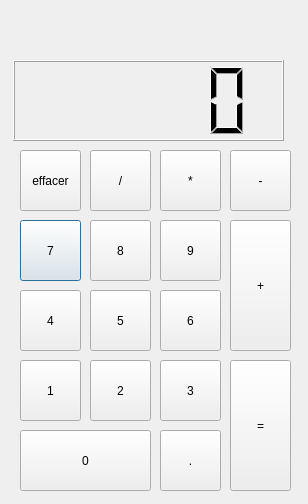
<?xml version="1.0" encoding="UTF-8"?>
<ui version="4.0">
 <class>Dialog</class>
 <widget class="QDialog" name="Dialog">
  <property name="geometry">
   <rect>
    <x>0</x>
    <y>0</y>
    <width>308</width>
    <height>504</height>
   </rect>
  </property>
  <property name="windowTitle">
   <string>Dialog</string>
  </property>
  <widget class="QPushButton" name="sept">
   <property name="geometry">
    <rect>
     <x>20</x>
     <y>220</y>
     <width>61</width>
     <height>61</height>
    </rect>
   </property>
   <property name="text">
    <string>7</string>
   </property>
  </widget>
  <widget class="QPushButton" name="huit">
   <property name="geometry">
    <rect>
     <x>90</x>
     <y>220</y>
     <width>61</width>
     <height>61</height>
    </rect>
   </property>
   <property name="text">
    <string>8</string>
   </property>
  </widget>
  <widget class="QPushButton" name="six">
   <property name="geometry">
    <rect>
     <x>160</x>
     <y>290</y>
     <width>61</width>
     <height>61</height>
    </rect>
   </property>
   <property name="text">
    <string>6</string>
   </property>
  </widget>
  <widget class="QPushButton" name="quatre">
   <property name="geometry">
    <rect>
     <x>20</x>
     <y>290</y>
     <width>61</width>
     <height>61</height>
    </rect>
   </property>
   <property name="text">
    <string>4</string>
   </property>
  </widget>
  <widget class="QPushButton" name="cinq">
   <property name="geometry">
    <rect>
     <x>90</x>
     <y>290</y>
     <width>61</width>
     <height>61</height>
    </rect>
   </property>
   <property name="text">
    <string>5</string>
   </property>
  </widget>
  <widget class="QPushButton" name="trois">
   <property name="geometry">
    <rect>
     <x>160</x>
     <y>360</y>
     <width>61</width>
     <height>61</height>
    </rect>
   </property>
   <property name="text">
    <string>3</string>
   </property>
  </widget>
  <widget class="QPushButton" name="un">
   <property name="geometry">
    <rect>
     <x>20</x>
     <y>360</y>
     <width>61</width>
     <height>61</height>
    </rect>
   </property>
   <property name="text">
    <string>1</string>
   </property>
  </widget>
  <widget class="QPushButton" name="deux">
   <property name="geometry">
    <rect>
     <x>90</x>
     <y>360</y>
     <width>61</width>
     <height>61</height>
    </rect>
   </property>
   <property name="text">
    <string>2</string>
   </property>
  </widget>
  <widget class="QPushButton" name="plus">
   <property name="geometry">
    <rect>
     <x>230</x>
     <y>220</y>
     <width>61</width>
     <height>131</height>
    </rect>
   </property>
   <property name="text">
    <string>+</string>
   </property>
  </widget>
  <widget class="QPushButton" name="moins">
   <property name="geometry">
    <rect>
     <x>230</x>
     <y>150</y>
     <width>61</width>
     <height>61</height>
    </rect>
   </property>
   <property name="text">
    <string>-</string>
   </property>
  </widget>
  <widget class="QPushButton" name="entree">
   <property name="geometry">
    <rect>
     <x>230</x>
     <y>360</y>
     <width>61</width>
     <height>131</height>
    </rect>
   </property>
   <property name="text">
    <string>=</string>
   </property>
  </widget>
  <widget class="QPushButton" name="fois">
   <property name="geometry">
    <rect>
     <x>160</x>
     <y>150</y>
     <width>61</width>
     <height>61</height>
    </rect>
   </property>
   <property name="text">
    <string>*</string>
   </property>
  </widget>
  <widget class="QPushButton" name="neuf">
   <property name="geometry">
    <rect>
     <x>160</x>
     <y>220</y>
     <width>61</width>
     <height>61</height>
    </rect>
   </property>
   <property name="text">
    <string>9</string>
   </property>
  </widget>
  <widget class="QPushButton" name="sur">
   <property name="geometry">
    <rect>
     <x>90</x>
     <y>150</y>
     <width>61</width>
     <height>61</height>
    </rect>
   </property>
   <property name="text">
    <string>/</string>
   </property>
  </widget>
  <widget class="QPushButton" name="zero">
   <property name="geometry">
    <rect>
     <x>20</x>
     <y>430</y>
     <width>131</width>
     <height>61</height>
    </rect>
   </property>
   <property name="text">
    <string>0</string>
   </property>
  </widget>
  <widget class="QPushButton" name="virgule">
   <property name="geometry">
    <rect>
     <x>160</x>
     <y>430</y>
     <width>61</width>
     <height>61</height>
    </rect>
   </property>
   <property name="text">
    <string>.</string>
   </property>
  </widget>
  <widget class="QLCDNumber" name="resultat">
   <property name="geometry">
    <rect>
     <x>13</x>
     <y>60</y>
     <width>271</width>
     <height>81</height>
    </rect>
   </property>
  </widget>
  <widget class="QPushButton" name="effacer">
   <property name="geometry">
    <rect>
     <x>20</x>
     <y>150</y>
     <width>61</width>
     <height>61</height>
    </rect>
   </property>
   <property name="text">
    <string>effacer</string>
   </property>
  </widget>
 </widget>
 <resources/>
 <connections/>
</ui>
